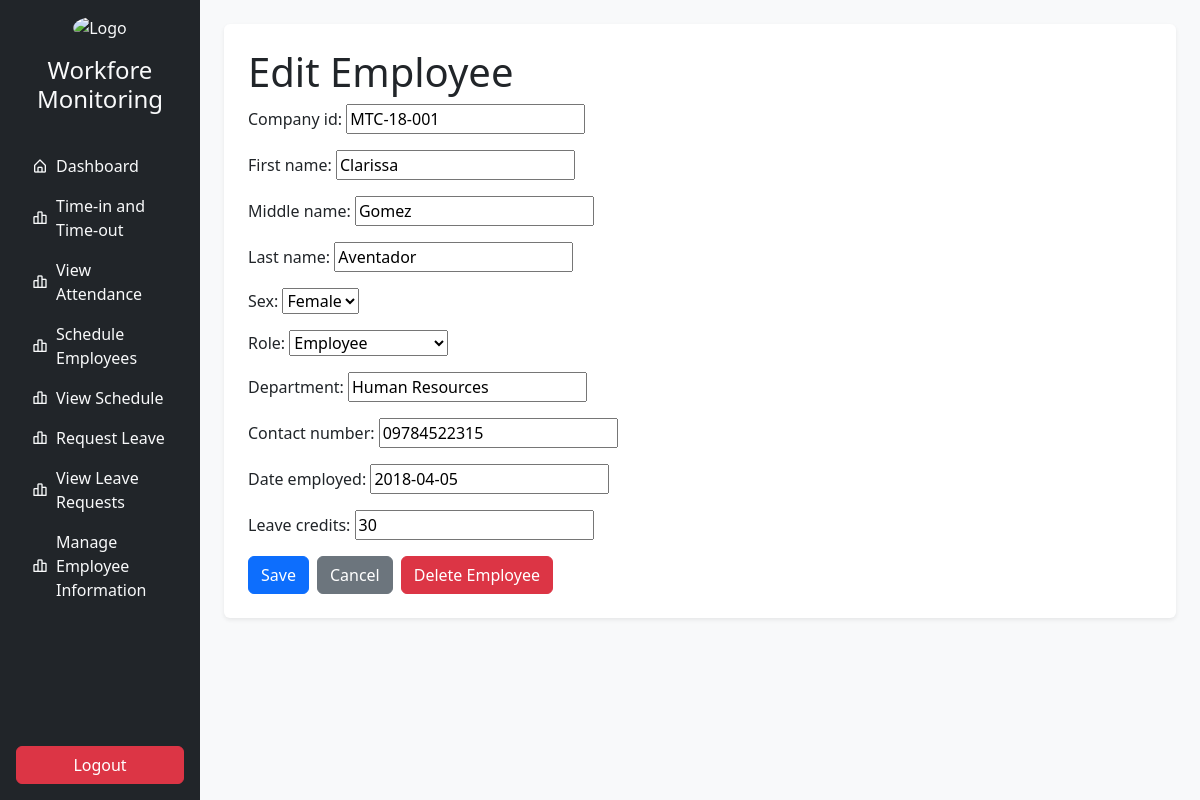
The page /employee/edit/6/ on the database as committed earlier.
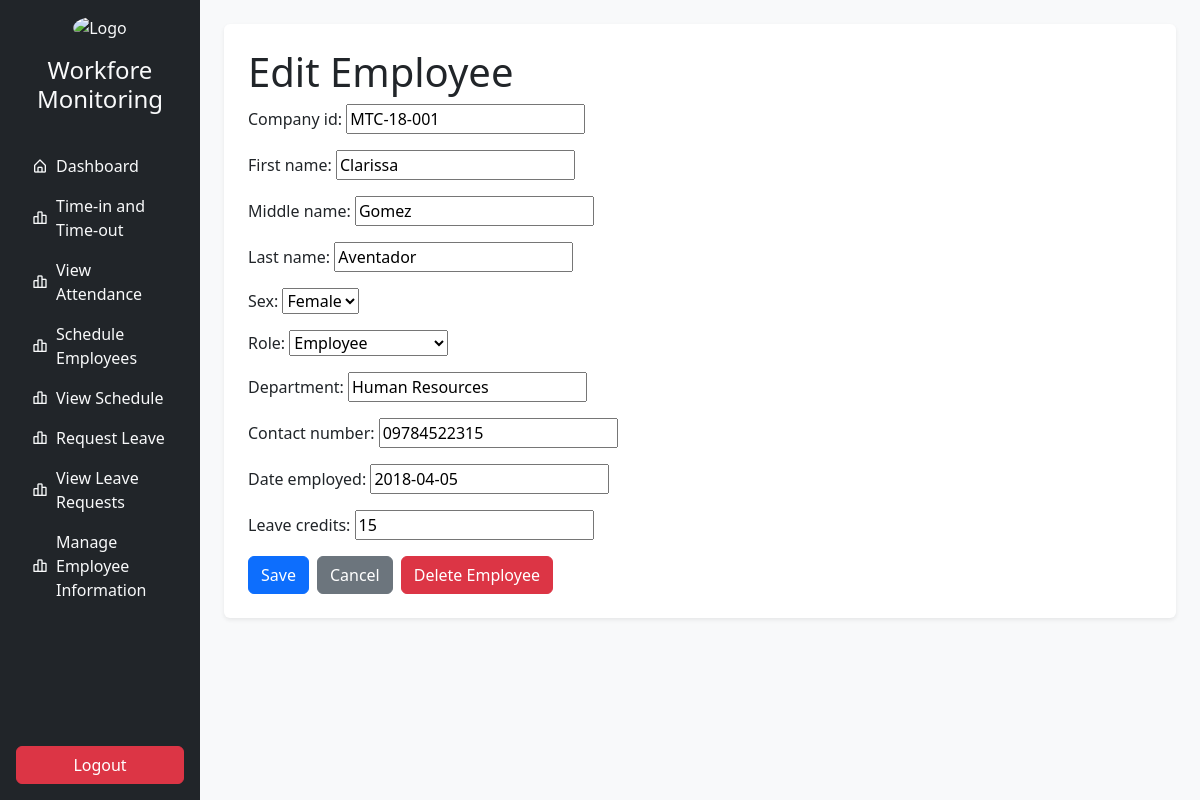
The same page on the database as committed later.
### core/models.py (models this page shows, shortened)
class Employee(models.Model):
    SEX_CHOICES = [
        ('M', 'Male'),
        ('F', 'Female'),
    ]
    ROLE_CHOICES = [
        ('Employee', 'Employee'),
        ('HR', 'Human Resources'),
        ('Admin', 'Administrator'),
    ]
    employee_id = models.AutoField(primary_key=True)  # Auto-incrementing primary key
    company_id = models.CharField(max_length=20, blank=False)  # Changed to CharField
    first_name = models.CharField(max_length=100, blank=False)
    middle_name = models.CharField(max_length=100, blank=True, null=True)
    last_name = models.CharField(max_length=100, blank=False)
    sex = models.CharField(max_length=1, choices=SEX_CHOICES, blank=False)
    role = models.CharField(max_length=8, choices=ROLE_CHOICES, default='Employee', blank=False)
    department = models.CharField(max_length=100, blank=False)
    contact_number = models.CharField(max_length=15, blank=False)
    date_employed = models.DateField()
    leave_credits = models.IntegerField(default=0, blank=False)
    class Meta:
        ordering = ['last_name', 'first_name']  # Default ordering
        verbose_name = 'Employee'
        verbose_name_plural = 'Employees'
        db_table = 'employee_table'  # Custom database table name
        constraints = [
            models.CheckConstraint(
                check=models.Q(leave_credits__gte=0),
                name='positive_leave_credits',
            ),
        ]
        """models.UniqueConstraint(
            fields=['company_id', 'employee_id'], name='unique_company_employee'
        ), """

### core/views.py (the view, shortened to what this page needs)
# urls.py: path('employee/edit/<int:pk>/', views.EmployeeEditView.as_view(), name='employee_edit'),
class EmployeeEditView(UpdateView):
    model = Employee
    form_class = EmployeeForm
    template_name = 'employee_edit_form.html'
    success_url = reverse_lazy('view_employee_list')  # Redirect to the employee list page after successful edit
    def get_object(self, queryset=None):
        return get_object_or_404(Employee, pk=self.kwargs['pk'])

### core/forms.py (shortened to what this page needs)
class EmployeeForm(forms.ModelForm):
    class Meta:
        model = Employee
        fields = '__all__'  # Include all fields from the model

### core/templates/employee_edit_form.html (shortened to what this page needs)
{% extends "base.html" %}
{% block content %}
    <h1>Edit Employee</h1>
    <form method="post" action="{% url 'employee_edit' employee.employee_id %}">
        {{ form.as_p }}
        <div class="d-flex gap-2">
            <button type="submit" class="btn btn-primary">Save</button>
            <a href="{% url 'view_employee_list' %}" class="btn btn-secondary">Cancel</a>
            <form method="POST" action="{% url 'employee_delete' employee.employee_id %}" class="d-inline">
                <button type="submit" class="btn btn-danger" onclick="return confirm('Are you sure you want to delete this employee?');">
                    Delete Employee
                </button>
            </form>
        </div>
    </form>
{% endblock %}

### core/templates/base.html (shortened to what this page needs)
{% load static %}
<!DOCTYPE html>
<html lang="en">
<head>
    <link rel="stylesheet" href="{% static 'bootstrap/css/bootstrap.min.css' %}">
    <link rel="stylesheet" href="{% static 'css/flatpickr.min.css' %}">
    <link href='https://unpkg.com/boxicons@2.1.1/css/boxicons.min.css' rel='stylesheet'>
</head>
<body>
    <div class="container-fluid vh-100">
        <div class="row h-100">
            <nav class="col-12 col-md-3 col-lg-2 bg-dark text-light d-flex flex-column p-3">
                <div class="text-center mb-4">
                    <img src="{% static 'assets/logo.png' %}" alt="Logo" class="img-fluid rounded-circle mb-3" style="max-width: 80px;">
                    <h4>Workfore Monitoring</h4>
                </div>
                <ul class="nav flex-column">
                    <li class="nav-item">
                        <a href="/ems/dashboard" class="nav-link text-light d-flex align-items-center">
                            <i class='bx bx-home-alt me-2'></i> Dashboard
                        </a>
                    </li>
                    <li class="nav-item">
                        <a href="/ems/assignwork" class="nav-link text-light d-flex align-items-center">
                            <i class='bx bx-bar-chart-alt-2 me-2'></i> Time-in and Time-out
                        </a>
                    </li>
                    <li class="nav-item">
                        <a href="/ems/assignwork" class="nav-link text-light d-flex align-items-center">
                            <i class='bx bx-bar-chart-alt-2 me-2'></i> View Attendance
                        </a>
                    </li>
                    <li class="nav-item">
                        <a href="/ems/assignwork" class="nav-link text-light d-flex align-items-center">
                            <i class='bx bx-bar-chart-alt-2 me-2'></i> Schedule Employees
                        </a>
                    </li>
                    <li class="nav-item">
                        <a href="/ems/assignwork" class="nav-link text-light d-flex align-items-center">
                            <i class='bx bx-bar-chart-alt-2 me-2'></i> View Schedule
                        </a>
                    </li>
                    <li class="nav-item">
                        <a href="/ems/assignwork" class="nav-link text-light d-flex align-items-center">
                            <i class='bx bx-bar-chart-alt-2 me-2'></i> Request Leave
                        </a>
                    </li>
                    <li class="nav-item">
                        <a href="/ems/assignwork" class="nav-link text-light d-flex align-items-center">
                            <i class='bx bx-bar-chart-alt-2 me-2'></i> View Leave Requests
                        </a>
                    </li>
                    <li class="nav-item">
                        <a href="/ems/assignwork" class="nav-link text-light d-flex align-items-center">
                            <i class='bx bx-bar-chart-alt-2 me-2'></i> Manage Employee Information
                        </a>
                    </li>
                </ul>
                <div class="mt-auto">
                    <a href="/logout" class="btn btn-danger w-100">Logout</a>
                </div>
            </nav>
            <main class="col-12 col-md-9 col-lg-10 bg-light p-4">
                <div class="bg-white p-4 rounded shadow-sm">
                    {% block content %}{% endblock %}
                </div>
            </main>
        </div>
    </div>
</body>
</html>

Rows that differ between the two databases and show on the page:
changed Employee "MTC-18-001": leave_credits "30" → "15"
